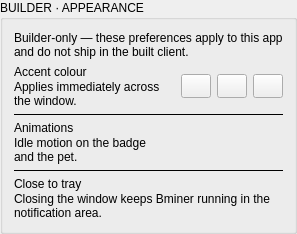
        <widget class="QGroupBox" name="appearanceGroup">
         <property name="title">
          <string>BUILDER · APPEARANCE</string>
         </property>
         <layout class="QVBoxLayout" name="appearanceLayout">
          <property name="spacing">
           <number>6</number>
          </property>
          <item>
           <widget class="QLabel" name="builderOnlyNote">
            <property name="text">
             <string>Builder-only — these preferences apply to this app and do not ship in the built client.</string>
            </property>
            <property name="wordWrap">
             <bool>true</bool>
            </property>
            <property name="role" stdset="0">
             <string notr="true">faint</string>
            </property>
           </widget>
          </item>
          <item>
           <layout class="QHBoxLayout" name="accentRow">
            <item>
             <layout class="QVBoxLayout" name="accentText">
              <property name="spacing">
               <number>1</number>
              </property>
              <item>
               <widget class="QLabel" name="accentTitle">
                <property name="text">
                 <string>Accent colour</string>
                </property>
                <property name="role" stdset="0">
                 <string notr="true">fieldLabel</string>
                </property>
               </widget>
              </item>
              <item>
               <widget class="QLabel" name="accentSubtitle">
                <property name="text">
                 <string>Applies immediately across the window.</string>
                </property>
                <property name="wordWrap">
                 <bool>true</bool>
                </property>
                <property name="role" stdset="0">
                 <string notr="true">faint</string>
                </property>
               </widget>
              </item>
             </layout>
            </item>
            <item>
             <widget class="QPushButton" name="accentPink">
              <property name="minimumSize">
               <size>
                <width>30</width>
                <height>24</height>
               </size>
              </property>
              <property name="maximumSize">
               <size>
                <width>30</width>
                <height>24</height>
               </size>
              </property>
              <property name="toolTip">
               <string>pink</string>
              </property>
              <property name="text">
               <string/>
              </property>
              <property name="checkable">
               <bool>true</bool>
              </property>
             </widget>
            </item>
            <item>
             <widget class="QPushButton" name="accentPurple">
              <property name="minimumSize">
               <size>
                <width>30</width>
                <height>24</height>
               </size>
              </property>
              <property name="maximumSize">
               <size>
                <width>30</width>
                <height>24</height>
               </size>
              </property>
              <property name="toolTip">
               <string>purple</string>
              </property>
              <property name="text">
               <string/>
              </property>
              <property name="checkable">
               <bool>true</bool>
              </property>
             </widget>
            </item>
            <item>
             <widget class="QPushButton" name="accentTeal">
              <property name="minimumSize">
               <size>
                <width>30</width>
                <height>24</height>
               </size>
              </property>
              <property name="maximumSize">
               <size>
                <width>30</width>
                <height>24</height>
               </size>
              </property>
              <property name="toolTip">
               <string>teal</string>
              </property>
              <property name="text">
               <string/>
              </property>
              <property name="checkable">
               <bool>true</bool>
              </property>
             </widget>
            </item>
           </layout>
          </item>
          <item>
           <widget class="QFrame" name="appearanceLine1">
            <property name="maximumSize">
             <size>
              <width>16777215</width>
              <height>1</height>
             </size>
            </property>
            <property name="frameShape">
             <enum>QFrame::Shape::HLine</enum>
            </property>
            <property name="hline" stdset="0">
             <bool>true</bool>
            </property>
           </widget>
          </item>
          <item>
           <layout class="QHBoxLayout" name="animationsRow">
            <item>
             <layout class="QVBoxLayout" name="animationsText">
              <property name="spacing">
               <number>1</number>
              </property>
              <item>
               <widget class="QLabel" name="animationsTitle">
                <property name="text">
                 <string>Animations</string>
                </property>
                <property name="role" stdset="0">
                 <string notr="true">fieldLabel</string>
                </property>
               </widget>
              </item>
              <item>
               <widget class="QLabel" name="animationsSubtitle">
                <property name="text">
                 <string>Idle motion on the badge and the pet.</string>
                </property>
                <property name="wordWrap">
                 <bool>true</bool>
                </property>
                <property name="role" stdset="0">
                 <string notr="true">faint</string>
                </property>
               </widget>
              </item>
             </layout>
            </item>
            <item>
             <widget class="ToggleSwitch" name="animationsSwitch" native="true"/>
            </item>
           </layout>
          </item>
          <item>
           <widget class="QFrame" name="appearanceLine2">
            <property name="maximumSize">
             <size>
              <width>16777215</width>
              <height>1</height>
             </size>
            </property>
            <property name="frameShape">
             <enum>QFrame::Shape::HLine</enum>
            </property>
            <property name="hline" stdset="0">
             <bool>true</bool>
            </property>
           </widget>
          </item>
          <item>
           <layout class="QHBoxLayout" name="trayRow">
            <item>
             <layout class="QVBoxLayout" name="trayText">
              <property name="spacing">
               <number>1</number>
              </property>
              <item>
               <widget class="QLabel" name="trayTitle">
                <property name="text">
                 <string>Close to tray</string>
                </property>
                <property name="role" stdset="0">
                 <string notr="true">fieldLabel</string>
                </property>
               </widget>
              </item>
              <item>
               <widget class="QLabel" name="traySubtitle">
                <property name="text">
                 <string>Closing the window keeps Bminer running in the notification area.</string>
                </property>
                <property name="wordWrap">
                 <bool>true</bool>
                </property>
                <property name="role" stdset="0">
                 <string notr="true">faint</string>
                </property>
               </widget>
              </item>
             </layout>
            </item>
            <item>
             <widget class="ToggleSwitch" name="traySwitch" native="true"/>
            </item>
           </layout>
          </item>
         </layout>
        </widget>
